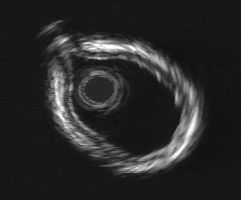
%> input picture Lab_11/p_16_5.jpg, 241 x 200 px, given in place of p_3_1, which was not available
$ octave phg_lab_2.m   (GNU Octave 9; MATLAB toolbox functions it lacks are replaced by stand-ins)
%> lines starting %> are read from the running program, lines starting %| are printed output that depends on the picture; pictures that were not available may be replaced by others from this repository, and a replacement may not be noted
%% BIOENGENHARIA - LABORATORIO 02
% Aluno: Pedro Henrique Garcia Macedo
% R.A.: 1829696

%% Ex 1.
clear; clc

% [7 lines of commented-out code are left out]
valor_inicial = 10;
[c, f] = fsolve(@(c) (2*exp(0.85*c)-exp(c)-1), valor_inicial)
% Obtemos o valor de 4.5510 para c;
% Quando r = 1, s = 1 -> isolamos b;
b = 1/(exp(c)-1);
a = -b;

% Obtendo os coeficientes, verificamos que a transformação dá exatamente
% os parâmetros de projeto
s = @(r) (a + b.*exp(c.*r));
s(0)
s(1)
s(0.85)

% b)
A = imread("p_3_1", "jpg");
%> A is the input picture: size 200x241x3 uint8; mean R, G, B 40.2, 40.2, 42.1
% imread() retorna uint8 (num. inteiro sem sinal)
% é necessário converter para double() para poder fazer a divisão
A = double(A);
%> A: size 200x241x3 double
A_n = A./max(max(A));
A_s = s(A_n);
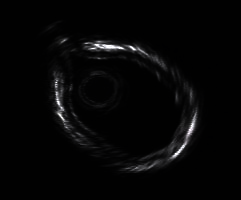
%> A_s: size 200x241x3 double; mean R, G, B 0.0246, 0.0245, 0.0257
imshow(A_s)

%% Ex 2.
clc; clear;
A = imread("p_3_2", "jpg");
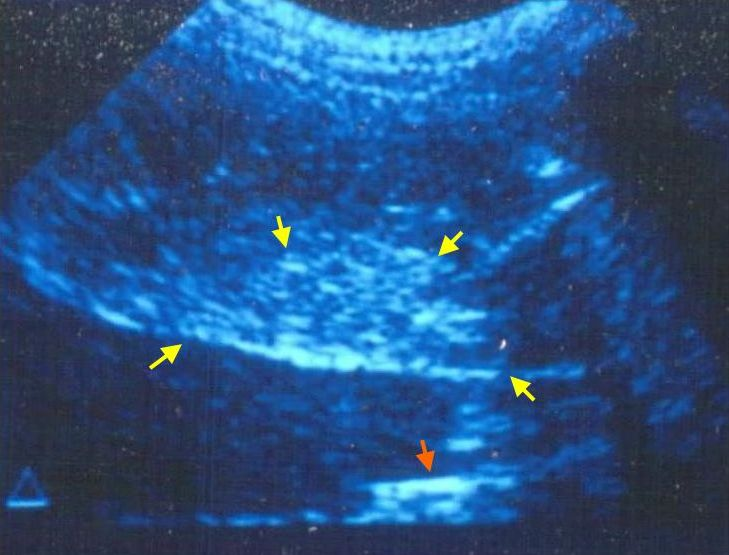
%> input picture Lab_11/p_16_6.jpg, 729 x 555 px, given in place of p_3_2, which was not available
%> A is the input picture: size 555x729x3 uint8; mean R, G, B 39.9, 81.3, 130.8
A = rgb2gray(A);
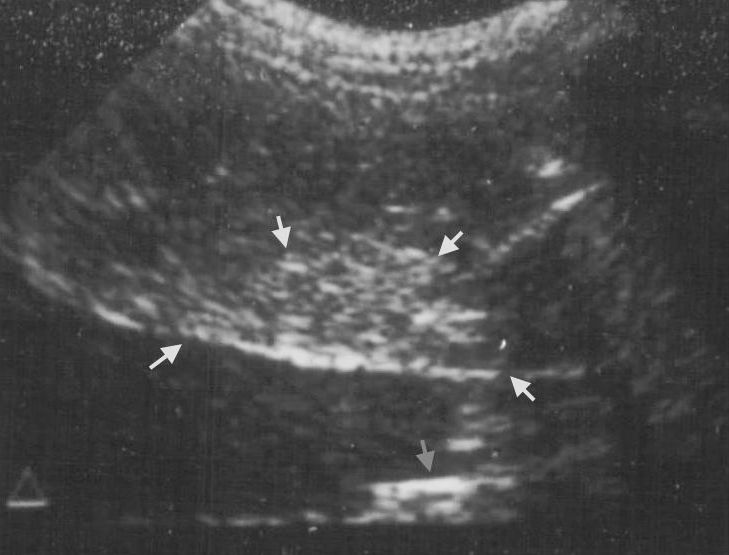
%> A: size 555x729 uint8; min 29, max 242, mean 74.6
class(A)
%> ans = 'uint8'

%% 2. a)
% O matlab não suporta inteiros com menos de 8 bits (ver doc Integers).
% Não podemos, portanto, economizar memória utilizando inteiros menores
% com menos que 8 bits.
% No entanto, podemos aplicar uma máscara de bits para zerar os MSB ou LSB.
lsb3 = 248;
A_c = bitand(A, lsb3);

figure(1)
subplot(2,1,1)
imshow(A, [0 255]);

subplot(2,1,2)
imshow(A_c, [0 255]);
% Inspecionando, a diferença entre as imagens é pouco significativa.

%% 2. b)

lsb4 = 240;
A_c = bitand(A, lsb4);

figure(2)
subplot(2,1,1)
imshow(A, [0 255]);

subplot(2,1,2)
imshow(A_c, [0 255]);

% Inspecionando, a diferença entre as imagens é perceptivel,
% mas pouco significativa.

%% 2. c)

lsb5 = 224;
A_c = bitand(A, lsb5);
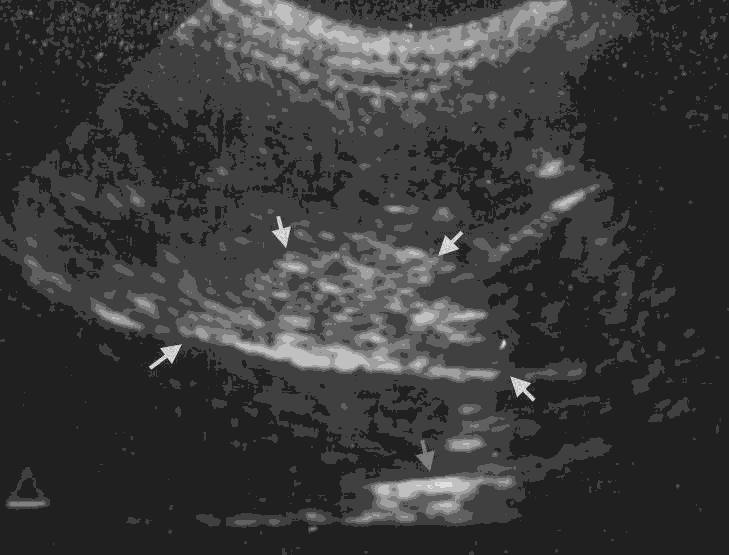
%> A_c: size 555x729 uint8; min 0, max 224, mean 57.9

figure(3)
subplot(2,1,1)
imshow(A, [0 255]);

subplot(2,1,2)
imshow(A_c, [0 255]);
% Com menos que 3 bits MSB restantes, a percepcão é muito degradada.

% Olha que legal, dá pra inverter as cores usando A_c = bitxor(A, 255);

%% 3.
clc; clear;
%> (the run ends here)
